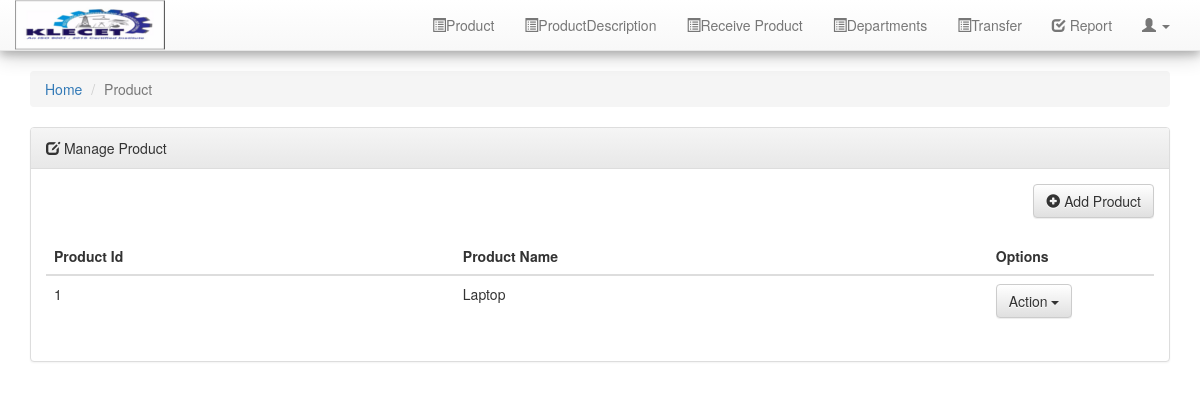
Page /product.php (signed in) on the earlier database version.
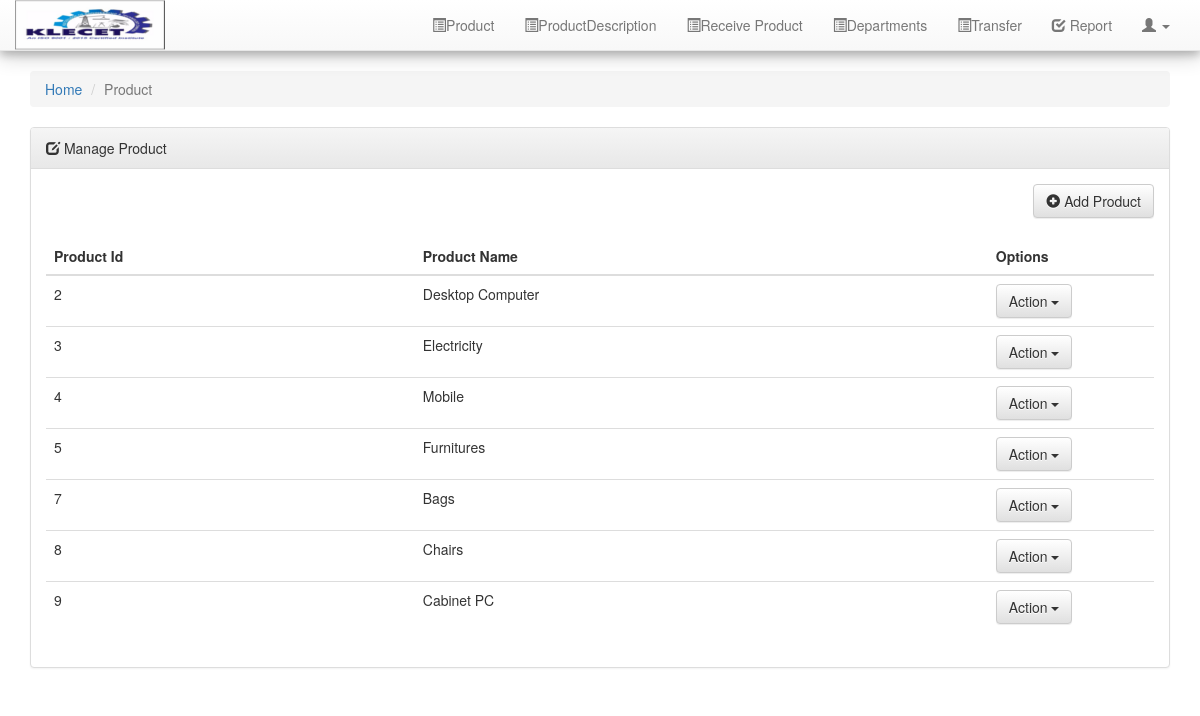
Same page on the later database version.
### tables this page shows
CREATE TABLE `product` (
  `productid` int(11) NOT NULL,
  `productName` varchar(200) NOT NULL
);

### product.php (the view, shortened to what this page needs)
<?php require_once 'includes/header.php'; ?>
<?php require_once 'php_action/core.php';?>
<div class="row">
	<div class="col-md-12">
		<ol class="breadcrumb">
		  <li><a href="dashboard.php">Home</a></li>
		  <li class="active">Product</li>
		</ol>
		<div class="panel panel-default">
			<div class="panel-heading">
				<div class="page-heading"> <i class="glyphicon glyphicon-edit"></i> Manage Product</div>
			</div>
			<div class="panel-body">
				<div class="div-action pull pull-right" style="padding-bottom:20px;">
					<button class="btn btn-default button1" data-toggle="modal" id="addProductModalBtn" data-target="#addProductModal"> <i class="glyphicon glyphicon-plus-sign"></i> Add Product </button>
				</div>
				<table class="table" id="manageProductTable">
				<thead>
						<tr>
							<th>Product Id</th>
							<th>Product Name</th>
							<th style="width:15%;">Options</th>
						</tr>
				</thead>
				<?php
				$sql = "SELECT * from product";
				$result = $connect->query($sql);
				if($result->num_rows > 0) {
				 while($row = $result->fetch_array()) {
					 ?>
					 <tr>
					 <td id="<?php echo $row['productid']?>"><?php echo $row['productid']?></td>
					 <td><?php echo $row['productName']?></td>
					 <td>
					 <div class="btn-group">
					 <button type="button" class="btn btn-default dropdown-toggle" data-toggle="dropdown" aria-haspopup="true" aria-expanded="false">
						Action <span class="caret"></span>
					  </button>
					</div></td>
					 </tr>
				<?php }
				}
				?>
				</table>
			</div>
		</div>
	</div>
</div>
<?php require_once 'includes/footer.php'; ?>

### includes/header.php (shortened to what this page needs)
<!DOCTYPE html>
<html>
<head>
	<link rel="stylesheet" href="assests/bootstrap/css/bootstrap.min.css">
	<link rel="stylesheet" href="assests/bootstrap/css/bootstrap-theme.min.css">
	<link rel="stylesheet" href="assests/font-awesome/css/font-awesome.min.css">
  <link rel="stylesheet" href="custom/css/custom.css">
  <link rel="stylesheet" href="assests/plugins/datatables/jquery.dataTables.min.css">
  <link rel="stylesheet" href="assests/plugins/fileinput/css/fileinput.min.css">
  <link rel="stylesheet" href="assests/jquery-ui/jquery-ui.min.css">
</head>
<body>
	<nav class="navbar navbar-default navbar-static-top">
		<div class="container">
    <div class="navbar-header">
	  <a class="navbar-brand" href="#" style="padding:0px;">
                    <img src="logo.png" alt="">
                </a>
    </div>
    <div class="collapse navbar-collapse" id="bs-example-navbar-collapse-1">
      <ul class="nav navbar-nav navbar-right">
  <li id="navDashboard"><a href="product.php"><i class="glyphicon glyphicon-list-alt"></i>Product</a></li>
  <li id="navDashboard"><a href="productDesciption.php"><i class="glyphicon glyphicon-list-alt"></i>ProductDescription</a></li>
  <li id="navDashboard"><a href="ReceiveProduct.php"><i class="glyphicon glyphicon-list-alt"></i>Receive Product</a></li>
  <li id="navDashboard"><a href="department.php"><i class="glyphicon glyphicon-list-alt"></i>Departments</a></li>
	<li id="navDashboard"><a href="transfer.php"><i class="glyphicon glyphicon-list-alt"></i>Transfer</a></li>
		<?php  if(isset($_SESSION['userId']) && $_SESSION['userId']==1) { ?>
        <li id="navReport"><a href="report.php"> <i class="glyphicon glyphicon-check"></i> Report </a></li>
		<?php } ?>
        <li class="dropdown" id="navSetting">
          <a href="#" class="dropdown-toggle" data-toggle="dropdown" role="button" aria-haspopup="true" aria-expanded="false"> <i class="glyphicon glyphicon-user"></i> <span class="caret"></span></a>
        </li>
      </ul>
    </div>
  </div>
	</nav>
	<div class="container">

### includes/footer.php (shortened to what this page needs)
</div>
</body>
</html>

Differences in the rows shown:
removed product: productid "1", productName "Laptop"
added product: productid "2", productName "Desktop Computer"
added product: productid "3", productName "Electricity"
added product: productid "4", productName "Mobile"
added product: productid "5", productName "Furnitures"
added product: productid "7", productName "Bags"
added product: productid "8", productName "Chairs"
added product: productid "9", productName "Cabinet PC"
